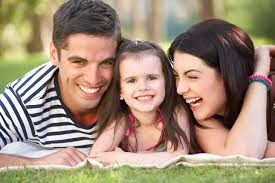
#> input picture P2/images.jpg, 275 x 183 px
$ python processFace.py --imagen images.jpg   (older library calls are emulated)
#> lines starting #> are read from the running program, lines starting #| are printed output that depends on the picture; after the words box and inside, x2 and y2 are one past the last pixel; in counts of white or black regions, pixels touching at a corner belong together
### P2/utils2.py
import cv2
import numpy as np
from matplotlib import pyplot as plt
from filtroHomorfico import *
import skimage
from skimage import data, color
from skimage.transform import hough_circle, hough_circle_peaks
from skimage.feature import canny
from skimage.draw import circle_perimeter
from skimage.util import img_as_ubyte
from skimage.transform import hough_ellipse
from skimage.draw import ellipse_perimeter
from skimage import exposure
from utils import *


# [93 lines left out: function houg2, not called in this run]

def hougN(image):

    image = aumentarContraste(image)    #mejoramos contraste imagen en color
    #---------------------------------------------------------------------------#
    width = 150
    h,w = image.shape[0],image.shape[1]     #redimensionamos imagen
    r = width / float(w)
    dim = (width, int(h * r))
    image = cv2.resize(image, dim, interpolation = cv2.INTER_AREA)
    #---------------------------------------------------------------------------#

    image = cv2.fastNlMeansDenoisingColored(image,None,11,11,7,21)  #eliminamos ruido

    #---------------------------------------------------------------------------#
    image = cv2.cvtColor(image,cv2.COLOR_BGR2GRAY)  #convertimos a escala de grises
    image =  cv2.GaussianBlur(image,(7,7),7.6)  #suavizamos y mejoramos contraste
    image = cv2.equalizeHist(image)
    #---------------------------------------------------------------------------#
    edges = canny(image, sigma=2, low_threshold=15, high_threshold=50) #DETECTAR BORDES

    hough_radii = np.arange(20, 30, 1)  # Aproximamos radio de la pupilas
    hough_res = hough_circle(edges, hough_radii)    # buscamos la pupila

    #coordenadas y radios
    accums, cx, cy, radii = hough_circle_peaks(hough_res, hough_radii,total_num_peaks=3)


    valores = []
    for center_y, center_x, radius in zip(cy, cx, radii):
        valores.append(image[center_y,center_x])
    minimo = np.amin(valores)
    mitad = int(round(image.shape[1]/2))
    image1 = color.gray2rgb(image)
    side = []
    y = []
    x = []
    radio = []
    for center_y, center_x, radius in zip(cy, cx, radii):
        value = image[center_y,center_x]
        if (value == minimo):
            y.append(center_y)
            x.append(center_x)
            radio.append(radius)

    if not x or not y or not radio:
        print("Ojo no definido\n")
        return [],0,0

    x = int(np.mean(x))
    y = int(np.mean(y))
    radio = int(np.mean(radio))

    cv2.circle(image1,(x,y),radio,(0,255,0),2)
    image_aux = image[y-radio:y+radio,x-radio:x+radio] #se usa y para detectar

    if (x-(radio*2)) > 0:
        dch = image[int(round(y-radio/2)):int(round(y+radio/2)),x-(radio*2):x-radio]
        izq = image[int(round(y-radio/2)):int(round(y+radio/2)),x+radio:x+(radio*2)]
    else:
        #print(x,radio,x-(radio+int(round(radio/5))),x-radio)
        dch = image[int(round(y-radio/2)):int(round(y+radio/2)),x-(radio+int(round(radio/5))):x-radio]
        izq = image[int(round(y-radio/2)):int(round(y+radio/2)),x+radio:x+radio+int(round(radio/5))]

    dch = kMeans(dch,2) #divido
    izq = kMeans(izq,2)
    '''cv2.imshow("",image1)
    k = cv2.waitKey(0)
    if k == 27:         # wait for ESC key to exit
        cv2.destroyAllWindows()
    cv2.imshow("",image_aux)
    k = cv2.waitKey(0)
    if k == 27:         # wait for ESC key to exit
        cv2.destroyAllWindows()
    cv2.imshow("",dch)
    k = cv2.waitKey(0)
    if k == 27:         # wait for ESC key to exit
        cv2.destroyAllWindows()
    cv2.imshow("",izq)
    k = cv2.waitKey(0)
    if k == 27:         # wait for ESC key to exit
        cv2.destroyAllWindows()'''

    #print('PARTE DERECHA BLANCO : ',np.sum(dch == np.max(dch)),'NEGRO :',np.sum(dch == np.min(dch)))
    #print('PARTE IZQUIERDA BLANCO : ',np.sum(izq == np.max(izq)),'NEGRO :',np.sum(izq == np.min(izq)))
    if (x < mitad):
        side.append('Right')
    elif (x > mitad):
        side.append('Left')
    else:
        side.append('Center')
    return side, np.sum(dch == np.max(dch)),np.sum(izq == np.max(izq)),image1

### P2/utils.py
import cv2
import numpy as np
from matplotlib import pyplot as plt
from filtroHomorfico import *
import skimage
from skimage import data, color
from skimage.transform import hough_circle, hough_circle_peaks
from skimage.feature import canny
from skimage.draw import circle_perimeter
from skimage.util import img_as_ubyte
from skimage.transform import hough_ellipse
from skimage.draw import ellipse_perimeter
from skimage import exposure


# [12 lines left out: function aumentarContraste, not called in this run]


def kMeans(img,k):
    Z = img.flatten()

    # convert to np.float32
    Z = np.float32(Z)

    # define criteria, number of clusters(K) and apply kmeans()
    criteria = (cv2.TERM_CRITERIA_EPS + cv2.TERM_CRITERIA_MAX_ITER, 10, 1.0)
    K = k
    ret,label,center=cv2.kmeans(Z,K,None,criteria,10,cv2.KMEANS_RANDOM_CENTERS)

    # Now convert back into uint8, and make original image
    center = np.uint8(center)
    res = center[label.flatten()]
    res2 = res.reshape((img.shape))
    return res2


# [212 lines left out: functions coord, hsv, plantilla, other2, elip, draw_circles and 2 more, not called in this run]


def aumentarContraste(img):
    # CLAHE (Contrast Limited Adaptive Histogram Equalization)
    clahe = cv2.createCLAHE(clipLimit=3., tileGridSize=(8,8))

    lab = cv2.cvtColor(img, cv2.COLOR_BGR2LAB)  # convert from BGR to LAB color space
    l, a, b = cv2.split(lab)  # split on 3 different channels

    l2 = clahe.apply(l)  # apply CLAHE to the L-channel

    lab = cv2.merge((l2,a,b))  # merge channels
    img2 = cv2.cvtColor(lab, cv2.COLOR_LAB2BGR)  # convert from LAB to BGR
    return img2

# [68 lines left out: functions auto_canny, prueba, detectC, not called in this run]


'''for center_y, center_x, radius in zip(cy, cx, radii):

    value = image[center_y,center_x]
    if (center_y > part) and (center_y < (2*part)) and (value == minimo):
        if (center_x < mitad):
            side.append('Right')
        elif (center_x > mitad):
            side.append('Left')
        else:
            side.append('Center')
        #cv2.rectangle(image1,(center_x,center_y),(center_x,center_y),(0,255,0),2)
        #cv2.rectangle(image1,(center_x,center_y),(center_x,center_y),(255,0,0),2)
        #print(center_x,center_y)
        circy, circx = circle_perimeter(center_y, center_x, radius)
        image1[circy, circx] = (220, 20, 20)'''


'''if bgr_img.shape[-1] == 3:           # color image
    b,g,r = cv2.split(bgr_img)       # get b,g,r
    rgb_img = cv2.merge([r,g,b])     # switch it to rgb
    bgr_img = aumentarContraste(bgr_img)
    gray_img = cv2.cvtColor(bgr_img, cv2.COLOR_BGR2GRAY)
    gray_img = cv2.equalizeHist(gray_img)
else:
    gray_img = bgr_img

#img = cv2.medianBlur(gray_img, 5)
#img = cv2.medianBlur(gray_img, 10)
#img = cv2.bilateralFilter(gray_img,5,50,50)
resized = cv2.resize(gray_img, (100,100), interpolation = cv2.INTER_AREA)
cv2.imshow("",resized)
k = cv2.waitKey(0)
if k == 27:         # wait for ESC key to exit
    cv2.destroyAllWindows()'''
# [4 lines of commented-out code are left out]
'''img =  cv2.GaussianBlur(img,(5,5),0)
img = cv2.resize(img, (100,100), interpolation = cv2.INTER_AREA)
cv2.imshow("",img)
k = cv2.waitKey(0)
if k == 27:         # wait for ESC key to exit
    cv2.destroyAllWindows()
width = 150
h,w = gray_img.shape[0],gray_img.shape[1]
r = width / float(w)
dim = (width, int(h * r))
img = cv2.resize(gray_img, dim, interpolation = cv2.INTER_AREA)

img =  cv2.GaussianBlur(img,(9,9),10)
#img = cv2.Canny(img, 100, 150)

cv2.imshow("",img)
k = cv2.waitKey(0)
if k == 27:         # wait for ESC key to exit
    cv2.destroyAllWindows()
#circles = cv2.HoughCircles(img,cv2.HOUGH_GRADIENT,1,20,param1=50,param2=30,minRadius=0,maxRadius=0)
circles = cv2.HoughCircles(img,cv2.HOUGH_GRADIENT,1,20,param1=50,param2=35,minRadius=0,maxRadius=0)
print(circles.shape[1])
circles = np.uint16(np.around(circles))
cimg = cv2.cvtColor(img,cv2.COLOR_GRAY2BGR)
for i in circles[0,:]:
    # draw the outer circle
    cv2.circle(cimg,(i[0],i[1]),i[2],(0,255,0),2)
    # draw the center of the circle
    cv2.circle(cimg,(i[0],i[1]),2,(0,0,255),3)

plt.subplot(121),plt.imshow(rgb_img)
plt.title('Input Image'), plt.xticks([]), plt.yticks([])
plt.subplot(122),plt.imshow(cimg)
plt.title('Hough Transform'), plt.xticks([]), plt.yticks([])
plt.show()'''


'''
eyes = eye_cascade.detectMultiScale(roi2_g,scale_factor,min_neighbors) #usamos clasificador
eyes_list = []
for (ex,ey,ew,eh) in eyes:
    cv2.rectangle(roi2,(ex,ey),(ex+ew,ey+eh),(0,255,0),2) #para marcar los ojos en la imagen en color
    eye = roi2[ey+(int(eh/3)):ey+eh-(int(eh/3)),ex:ex+ew] #selecciono la zona mas proxima a los ojos
    eye_g = cv2.cvtColor(eye,cv2.COLOR_BGR2GRAY)
    eye_g = cv2.equalizeHist(eye_g)
    eye1 = kMeans(eye_g,3) #aplico el algoritmo de division de regiones
    eyes_list.append(eye1)
    # PRUEBAS INFRUCTUOSAS(DE MOMENTO)
   cv2.imshow("sad",eye1)
    k = cv2.waitKey(0)
    if k == 27:         # wait for ESC key to exit
        cv2.destroyAllWindows()
    cv2.imshow("sasdaad",eye)
    k = cv2.waitKey(0)
    if k == 27:         # wait for ESC key to exit
        cv2.destroyAllWindows()
    eye_g = cv2.cvtColor(eye,cv2.COLOR_BGR2GRAY)
    eye1 = cv2.adaptiveThreshold(eye_g,255,cv2.ADAPTIVE_THRESH_MEAN_C,\
            cv2.THRESH_BINARY,25,2)
    cv2.imshow("sasdaad",eye1)
    k = cv2.waitKey(0)
    if k == 27:         # wait for ESC key to exit
        cv2.destroyAllWindows()
    eye = blob(eye1)
    if eye is not None:
        cv2.imshow("sad",eye)
        k = cv2.waitKey(0)
        if k == 27:         # wait for ESC key to exit
            cv2.destroyAllWindows()

if (len(eyes_list)) == 0: #SI EL CLASIFICADOR NO ENCUENTRA LA CARA -> TERMINAR EJECUCION
    print("No se ha encontrado los ojos\n")
    sys.exit()

lookSide = [] #lista para guardar la distintas direcciones de los ojos que puede pillar(A LO MEJOR SE PUEDEN ELIMINAR AQUELLOS QUE NO CREAMOS UTILES)
for i in eyes_list:
    part = int(round(i.shape[1]/3)) # SE USA PARA DIVIDIR OJO EN 3 PARTES
    roi1_eye = i[:,:part]
    roi2_eye = i[:,part:2*part]
    roi3_eye = i[:,2*part:]
    part1 = np.sum(roi1_eye == np.min(i)) #MIRAMOS PORCENTAJE DE NEGRO
    part2 = np.sum(roi2_eye == np.min(i))
    part3 = np.sum(roi3_eye == np.min(i))
    part1w = np.sum(roi1_eye == np.max(i)) #MIRAMOS PORCENTAJE DE BLANCO
    part2w = np.sum(roi2_eye == np.max(i))
    part3w = np.sum(roi3_eye == np.max(i))
    print(part1,part2,part3)
    print(part1w,part2w,part3w)
    if ((part1 > part3) and (part2>part3)): #seguro se puede mejorar
    #if ((part1 > part3) or (part2>part3)) and ((part1>part2)or(part2>part1)):
    #if (part1 +part2) > part3:
        lookSide.append('Right')
    #elif (part2+part3)>part1:
    #elif ((part2 > part1) or (part3>part1)):
    else:
        lookSide.append('Left')
    if part3 > part1:
        lookSide.append('Left')
    else:
        lookSide.append('Right')

    #SI DESCOMENTAS LO SIGUIENTE PUEDES MIRAR SI LOS VA DIVIDIENDO MAS O MENOS BIEN
    cv2.imshow("roi1",roi1_eye)
    cv2.imshow("roi2",roi2_eye)
    cv2.imshow("roi3",roi3_eye)
    k = cv2.waitKey(0)
    if k == 27:         # wait for ESC key to exit
        cv2.destroyAllWindows()
    print(lookSide)

#---------------------------OBTENER DIRECCION---------------------------------#
side = 'undefined'
if not lookSide:
    print("No se ha definido la direccion de la mirada\n")
    sys.exit()
elif ((lookSide.count('Right')) == (len(lookSide))) or ((lookSide.count('Right')) > (lookSide.count('Left'))):
    side = 'Right'
elif ((lookSide.count('Left')) == (len(lookSide))) or ((lookSide.count('Right')) < (lookSide.count('Left'))):
    side = 'Left'
#---------------------------------------------------------------------------#
'''

### P2/processFace.py
import numpy as np
import cv2
import argparse
import imutils
import pylab
import sys
from utils import *
from utils2 import *
from PIL import Image, ImageEnhance

#coger argumentos de entrada
#---------------------------------------------------------------------------#
ap = argparse.ArgumentParser()
ap.add_argument("-i", "--imagen", required=True)
args = vars(ap.parse_args()) #{'plantilla':'plantilla','imagen': 'img'}
#---------------------------------------------------------------------------#

#CARGAR IMAGEN Y PREPROCESAR
#---------------------------------------------------------------------------#
img = cv2.imread(args['imagen'])
#> img is the input picture: shape (183, 275, 3); mean B, G, R 118.7, 139.8, 159.5
gray = cv2.cvtColor(img, cv2.COLOR_BGR2GRAY) #imagen a escala de grises
equal = cv2.equalizeHist(gray) #ecualizacion de histograma para imagenes oscuras
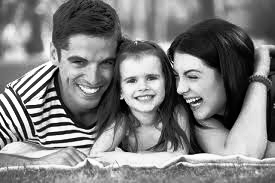
#> equal: shape (183, 275); min 0, max 255, mean 128.1
#---------------------------------------------------------------------------#

#CARGAR CLASIFICADOR HAARCASCADE
#---------------------------------------------------------------------------#
face_cascade = cv2.CascadeClassifier('haarcascade_frontalface_alt.xml')
scale_factor=1.3
min_neighbors=5
#DETECTAR CARA
faces = face_cascade.detectMultiScale(equal, scale_factor, min_neighbors)    #usa la imagen en escala de grises para detectar mejor
#> faces = [[117, 59, 52, 52], [57, 35, 69, 69]]
#---------------------------------------------------------------------------#

#----------------------------BUSCAMOS LA CARA---------------------------#
face = None
for (x,y,w,h) in faces:
    cv2.rectangle(img,(x,y),(x+w,y+h),(255,0,0),2)
    face = img[y:y+h, x:x+w]
#> this loop made 2 passes
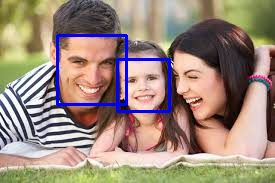
#> img: shape (183, 275, 3); 2.83% of pixels changed, all inside (x1, y1, x2, y2) = (56, 34, 171, 113)

if face is None: #SI EL CLASIFICADOR NO ENCUENTRA LA CARA -> TERMINAR EJECUCION
    print("No se ha encontrado la cara\n")
    sys.exit()
#---------------------------------------------------------------------------#

#BUSCAMOS LOS OJOS
#---------------------------------------------------------------------------#
f,c = face.shape[0],face.shape[1]
#> f = 69; c = 69
roi1 = face[:int(round(f/2)),]
f1,c1 = roi1.shape[0],roi1.shape[1]
#> f1 = 34; c1 = 69
roi1 = roi1[int(round(f1/1.75)):,int(round(c1/4.5)):-int(round(c1/4.5))]
part = int(round(roi1.shape[1]/3))
#> part = 13
#SELECCIONAMOS ZONA DE LOS OJOS
ojoDerecho = roi1[:,:part]
ojoIzquierdo = roi1[:,2*part:]
lookSide = []
#BUSCAMOS LA PUPILA USANDO LA FUNCION hougN
L1,d1,i1,pd = hougN(ojoDerecho)
#> in hougN, `edges = canny(image, sigma=2, low_threshold=15, high_threshold=50)`:
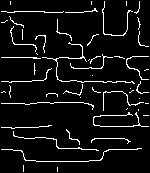
#> edges: shape (173, 150) bool; 6.8% white in thin lines or dots
#> in hougN, `accums, cx, cy, radii = hough_circle_peaks(hough_res, hough_radii,tota..`: accums = [0.3, 0.285, 0.278]; cx = [62, 35, 36]; cy = [53, 34, 33]; radii = [20, 24, 25]
#> the loop in hougN, `for center_y, center_x, radius in zip(cy, cx, radii):` made 3 passes
#> (center_y, center_x, radius) on passes 1 to 3: (53, 62, 20), (34, 35, 24), (33, 36, 25)
#> after the loop in hougN, `for center_y, center_x, radius in zip(cy, cx, radii):`: valores = [3, 65, 63]
#> in hougN, `minimo = np.amin(valores)`: minimo = 3
#> the loop in hougN, `for center_y, center_x, radius in zip(cy, cx, radii):` made 3 passes
#> (center_y, center_x, radius, value) on passes 1 to 3: (53, 62, 20, 3), (34, 35, 24, 65), (33, 36, 25, 63)
#> after the loop in hougN, `for center_y, center_x, radius in zip(cy, cx, radii):`: radio = [20]; x = [62]; y = [53]
#> in hougN, `x = int(np.mean(x))`: x = 62
#> in hougN, `y = int(np.mean(y))`: y = 53
#> in hougN, `radio = int(np.mean(radio))`: radio = 20
#> in hougN, `cv2.circle(image1,(x,y),radio,(0,255,0),2)`:
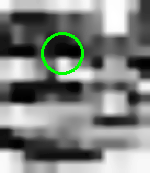
#> image1: shape (173, 150, 3); mean R, G, B 126.8, 130.5, 126.8
#> in kMeans, `Z = img.flatten()`: Z = 400 values, max 221 at index 360, min 3 at index 120, mean 64.95
#> in kMeans, `Z = np.float32(Z)`: Z = 400 values, max 221 at index 360, min 3 at index 120, mean 64.96
#> in kMeans, `criteria = (cv2.TERM_CRITERIA_EPS + cv2.TERM_CRITERIA_MAX_ITER, 10, 1.0)`: criteria = (3, 10, 1)
#> in kMeans, `ret,label,center=cv2.kmeans(Z,K,None,criteria,10,cv2.KMEANS_RANDOM_CEN..`: ret = 375075.8; label = 400 values, max 1 at index 0, min 0 at index 280, mean 0.755; center = [149.8, 37.43]
#> in kMeans, `center = np.uint8(center)`: center = [149, 37]
#> in kMeans, `res = center[label.flatten()]`: res = 400 values, max 149 at index 280, min 37 at index 0, mean 64.44
#> in kMeans, `res2 = res.reshape((img.shape))`: res2: shape (20, 20); values 37 (black) and 149 (white), 24.5% white; 1 white region, box (x1, y1, x2, y2) and area: (0, 14, 20, 20) 98
#> in kMeans (call 2), `res2 = res.reshape((img.shape))`: res2: shape (20, 20); values 38 (black) and 75 (white), 79.8% white; 2 black regions (1 under 20 px), largest, box (x1, y1, x2, y2) and area: (10, 13, 20, 20) 62
#> L1 = ['Right']; d1 = 98; i1 = 319
L2,d2,i2,pi = hougN(ojoIzquierdo)
#> in hougN (call 2), `edges = canny(image, sigma=2, low_threshold=15, high_threshold=50)`:
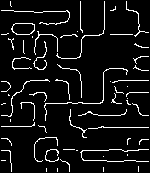
#> edges: shape (173, 150) bool; 7.2% white in thin lines or dots
#> in hougN (call 2), `accums, cx, cy, radii = hough_circle_peaks(hough_res, hough_radii,tota..`: accums = [0.28, 0.272, 0.272]; cx = [41, 23, 58]; cy = [109, 45, 46]; radii = [29, 23, 23]
#> the loop in hougN (call 2), `for center_y, center_x, radius in zip(cy, cx, radii):` made 3 passes
#> (center_y, center_x, radius) on passes 1 to 3: (109, 41, 29), (45, 23, 23), (46, 58, 23)
#> after the loop in hougN (call 2), `for center_y, center_x, radius in zip(cy, cx, radii):`: valores = [128, 146, 165]
#> in hougN (call 2), `minimo = np.amin(valores)`: minimo = 128
#> the loop in hougN (call 2), `for center_y, center_x, radius in zip(cy, cx, radii):` made 3 passes
#> (center_y, center_x, radius, value) on passes 1 to 3: (109, 41, 29, 128), (45, 23, 23, 146), (46, 58, 23, 165)
#> after the loop in hougN (call 2), `for center_y, center_x, radius in zip(cy, cx, radii):`: radio = [29]; x = [41]; y = [109]
#> in hougN (call 2), `x = int(np.mean(x))`: x = 41
#> in hougN (call 2), `y = int(np.mean(y))`: y = 109
#> in hougN (call 2), `radio = int(np.mean(radio))`: radio = 29
#> in hougN (call 2), `cv2.circle(image1,(x,y),radio,(0,255,0),2)`:
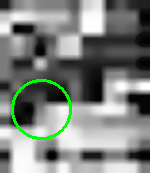
#> image1: shape (173, 150, 3); mean R, G, B 125.5, 130.8, 125.5
#> in hougN (call 2), `image_aux = image[y-radio:y+radio,x-radio:x+radio]`:
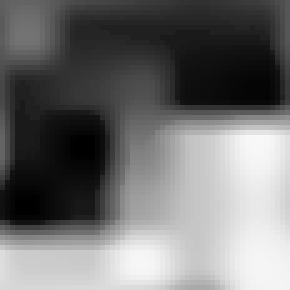
#> image_aux: shape (58, 58) (shown 5 times larger); min 0, max 248, mean 111.4
#> in hougN (call 2), `dch = image[int(round(y-radio/2)):int(round(y+radio/2)),x-(radio+int(r..`: dch = 30 rows, first 6: [106, 106, 103, 97, 90, 83], [115, 114, 110, 103, 94, 85], [124, 119, 113, 104, 95, 85], [124, 119, 113, 105, 95, 85], [124, 119, 113, 105, 95, 85], [128, 124, 114, 106, 95, 85]
#> in hougN (call 2), `izq = image[int(round(y-radio/2)):int(round(y+radio/2)),x+radio:x+radi..`: izq = 30 rows, first 6: [78, 93, 104, 107, 107, 107], [76, 91, 103, 106, 106, 106], [73, 90, 101, 105, 105, 105], [73, 90, 100, 104, 104, 105], [72, 88, 100, 103, 104, 104], [72, 88, 99, 103, 103, 103]
#> in kMeans (call 3), `res2 = res.reshape((img.shape))`: res2 = 30 rows, first 6: [88, 88, 88, 88, 88, 88], [88, 88, 88, 88, 88, 88], [157, 88, 88, 88, 88, 88], [157, 88, 88, 88, 88, 88], [157, 88, 88, 88, 88, 88], [157, 157, 88, 88, 88, 88]
#> in hougN (call 2), `dch = kMeans(dch,2)`: dch has the same summary as res2 in kMeans
#> in kMeans (call 4), `res2 = res.reshape((img.shape))`: res2 = 30 rows, first 6: [103, 103, 103, 103, 103, 103], [103, 103, 103, 103, 103, 103], [103, 103, 103, 103, 103, 103], [103, 103, 103, 103, 103, 103], [103, 103, 103, 103, 103, 103], [103, 103, 103, 103, 103, 103]
#> in hougN (call 2), `izq = kMeans(izq,2)`: izq has the same summary as res2 in kMeans
#> L2 = ['Right']; d2 = 80; i2 = 125
x = 0
y = 0
cv2.rectangle(roi1,(x,y),(x+roi1.shape[0],y+part),(0,255,0),2)
x = 2*part
#> x = 26
y = 0
cv2.rectangle(roi1,(x,y),(x+part-1,y+part),(0,255,0),2)
lookSide = L1 + L2
#> lookSide = ['Right', 'Right']
if (d1+d1)>(i1+i2):             #SE CALCULA EN QUE LADO DE LA PUPILA HAY MAYOR
    lookSide.append('Left')     #PORCENTAJE DE PIXELES BLANCOS
else:
    lookSide.append('Right')

#---------------------------------------------------------------------------#
side = 'undefined'
if not lookSide:
    print("No se ha definido la direccion de la mirada\n")
    sys.exit()
elif ((lookSide.count('Right')) == (len(lookSide))) or ((lookSide.count('Right')) > (lookSide.count('Left'))):
    side = 'Right'
elif ((lookSide.count('Left')) == (len(lookSide))) or ((lookSide.count('Right')) < (lookSide.count('Left'))):
    side = 'Left'
#---------------------------------------------------------------------------#
#--------------------------------VISUALIZAMOS-------------------------------#
#---------------------------------------------------------------------------#
font                   = cv2.FONT_HERSHEY_SIMPLEX
#> font = 0
bottomLeftCornerOfText = (10,500)
fontScale              = 1
fontColor              = (255,255,255)
lineType               = 2
cv2.putText(img ,side, bottomLeftCornerOfText, font, fontScale,fontColor,lineType)

cv2.imshow(side,img)
cv2.imshow('roi1',roi1)
cv2.imshow('Ojo derecho',ojoDerecho)
cv2.imshow('Ojo izquierdo',ojoIzquierdo)
cv2.imshow('Pupila derecha',pd)
cv2.imshow('Pupila izquierda',pi)
k = cv2.waitKey(0)
#> (key Esc is pressed here)
if k == 27:         # wait for ESC key to exit
    cv2.destroyAllWindows()
#---------------------------------------------------------------------------#
